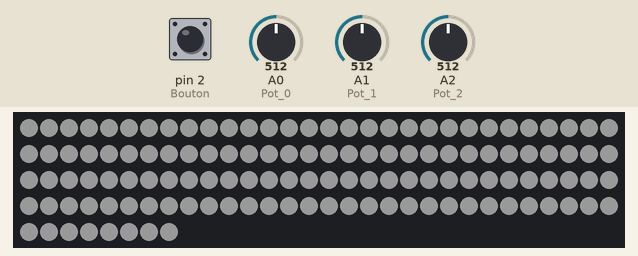
Simulated run of this program. Board: Arduino Nano, built with avr-gcc and run on an emulated ATmega328P. On the bench: 128 RGB LEDs in strip order, left to right, continuing on the next row. Inputs (shaded band) come from the test bench; at power-on: A0 (Pot_0) = 512, A1 (Pot_1) = 512, pin 2 (Bouton) HIGH, A2 (Pot_2) = 512. Dim RGB values are drawn brighter than linear; what the program prints to the serial monitor is not drawn.

Above: at 1.2 s.
1.3 s: A0 (Pot_0) set to 392
2.8 s: A0 (Pot_0) set to 369
4.4 s: A1 (Pot_1) set to 900
At 6.0 s:
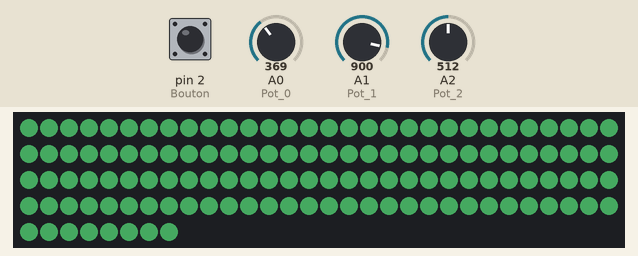

The program:

main.cpp
```cpp
#include <Arduino.h>

#include <FastLED.h>

#define Pot_0 A0
#define Pot_1 A1
#define Pot_2 A2

#define Bouton 2

int index_Pot = 0;
int mes_Pot_0 [8];
int mes_Pot_1 [8];
int mes_Pot_2 [8];

int som_Pot_0 = 0;
int som_Pot_1 = 0;
int som_Pot_2 = 0;

int Brillance = 50;

#define NUM_LEDS 128
#define DATA_PIN 10
CRGB Leds[NUM_LEDS];

void setup() {
  // put your setup code here, to run once:
    int i = 0;
  for(i = 0 ; i<8; i++)
  {
    mes_Pot_0[i] = 0;
    mes_Pot_1[i] = 0;
    mes_Pot_2[i] = 0;

  }

  pinMode(Pot_0, INPUT);
  pinMode(Pot_1, INPUT);
  pinMode(Pot_2, INPUT);
  pinMode(Bouton, INPUT_PULLUP);

  FastLED.addLeds<WS2812B, DATA_PIN, GRB>(Leds, NUM_LEDS);
  FastLED.delay(50);
  FastLED.setBrightness(15);

      // remontée d'info vers PC
  Serial.begin(115200);
  Serial.println("Initialisation faite");
}

void loop() {
  // put your main code here, to run repeatedly:
      // échantillons et somme
    som_Pot_0 -= mes_Pot_0[index_Pot];
    mes_Pot_0[index_Pot] = analogRead(Pot_0);
    som_Pot_0 += mes_Pot_0[index_Pot];

    som_Pot_1 -= mes_Pot_1[index_Pot];
    mes_Pot_1[index_Pot] = analogRead(Pot_1);
    som_Pot_1 += mes_Pot_1[index_Pot];

    som_Pot_2 -= mes_Pot_2[index_Pot];
    mes_Pot_2[index_Pot] = analogRead(Pot_2);
    som_Pot_2 += mes_Pot_2[index_Pot];

    index_Pot++;
    if (index_Pot > 7) {index_Pot = 0;}

    if (digitalRead(Bouton) == 0) {
          Brillance++;
          if (Brillance > 100) {Brillance = 0;}
       }

    CRGB couleur = CRGB( (som_Pot_0/32), (som_Pot_1/32), (som_Pot_2/32));

    for(int i = 0 ; i<NUM_LEDS; i++)
    {
      Leds[i] = couleur;
    }


//Serial.println(som_Pot_0/32);
//Serial.println("hop");

    FastLED.show();
    //delay(500);
    // Now turn the LED off, then pause
    //Leds[0] = CRGB::Black;
    //FastLED.show();
    //delay(500);

    //FastLED.delay(500);
    FastLED.delay(50);

    FastLED.setBrightness(Brillance);

}
```
